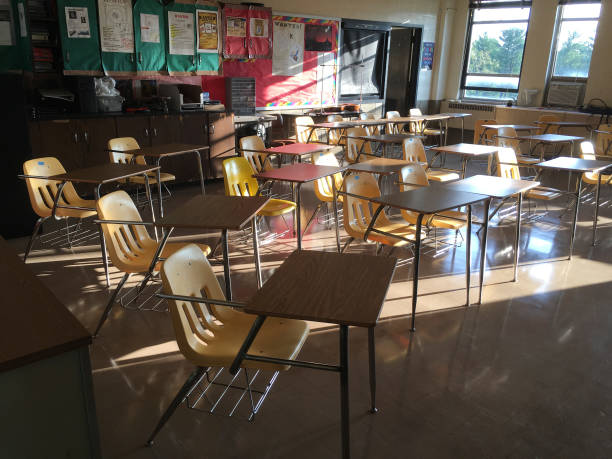
#> input picture example.jpg, 612 x 459 px
$ python send_image.py
#> lines starting #> are read from the running program, lines starting #| are printed output that depends on the picture


"""
send_image.py
Simulates Unity FrameStreamer.cs — reads INPUT_IMAGE from disk, downscales it
to (INPUT_W x INPUT_H), re-encodes as JPEG, and sends over WebSocket.
Depth response dimensions are inferred automatically from the returned bytes.

Requirements:
	pip install websockets pillow numpy
"""

import asyncio
import io
from pathlib import Path
import sys

import numpy as np
import websockets
from PIL import Image, ImageOps

# ── Config ────────────────────────────────────────────────────────────────────
SERVER_URI   = "ws://localhost:8765"
INPUT_IMAGE  = Path(__file__).parent / "example.jpg"

# What we send to the server (should match what the model expects as input)
INPUT_W = 240  # width  — smaller for portrait
INPUT_H = 320  # height — larger for portrait
JPEG_QUALITY = 60

# Streaming cadence
FRAME_SKIP   = 2        # send every Nth tick
TICK_RATE    = 1 / 30   # simulated ~30fps
# ─────────────────────────────────────────────────────────────────────────────


def load_and_encode_frame(path: Path) -> bytes:
	with Image.open(path) as img:
#> img is the input picture: PIL image 612x459 RGB; mean R, G, B 93.6, 82.8, 71.9
		img = ImageOps.exif_transpose(img)  # honour EXIF rotation before anything else
		img = img.convert("RGB").resize((INPUT_W, INPUT_H), Image.LANCZOS)
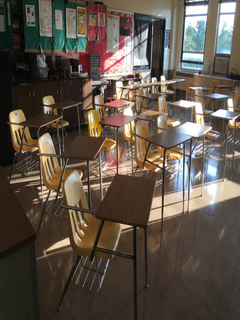
#> img: PIL image 240x320 RGB; mean R, G, B 93.6, 82.8, 71.9

		buf = io.BytesIO()
		img.save(buf, format="JPEG", quality=JPEG_QUALITY)
		return buf.getvalue()


def depth_received(raw: bytes):
	depth = np.frombuffer(raw, dtype=np.float32)
	n = len(depth)

	side = int(round(n ** 0.5))
	if side * side == n:
		depth = depth.reshape(side, side)
	else:
		# Non-square — e.g. 518×518 padded or different aspect ratio
		# Try common aspect ratios or just display as-is
		print(f"[depth] {n} floats — not square, got {side}²={side*side}, trying fallback")
		# For DA2 with INFER_SIZE=518, output is always 518×518 so this shouldn't hit
		depth = depth.reshape(side, side + (n - side*side))  # rough fallback

	out_path = Path(__file__).parent / "depth.png"
	Image.fromarray((depth * 255).astype(np.uint8)).save(out_path)
	print(f"[depth] saved {depth.shape[0]}×{depth.shape[1]} depth map → {out_path}")


async def stream_frames():
	if not INPUT_IMAGE.exists():
		raise FileNotFoundError(f"Could not find {INPUT_IMAGE}")

	jpg_payload = load_and_encode_frame(INPUT_IMAGE)
	print(f"[init] frame encoded — {len(jpg_payload)} bytes ({INPUT_W}×{INPUT_H} JPEG q{JPEG_QUALITY})")

	frame_counter = 0

#> (the run stopped early here; a loop or call above may not have finished)
